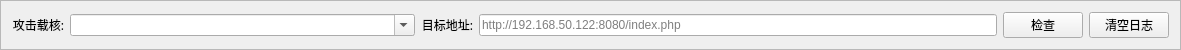
     <widget class="QFrame" name="mainFrame_3">
      <property name="geometry">
       <rect>
        <x>10</x>
        <y>7</y>
        <width>1181</width>
        <height>48</height>
       </rect>
      </property>
      <property name="frameShape">
       <enum>QFrame::StyledPanel</enum>
      </property>
      <property name="frameShadow">
       <enum>QFrame::Raised</enum>
      </property>
      <layout class="QGridLayout" name="_3">
       <item row="0" column="3" colspan="2">
        <widget class="QLineEdit" name="targetlineEdit_3">
         <property name="sizePolicy">
          <sizepolicy hsizetype="Expanding" vsizetype="Fixed">
           <horstretch>3</horstretch>
           <verstretch>0</verstretch>
          </sizepolicy>
         </property>
         <property name="placeholderText">
          <string>http://192.168.50.122:8080/index.php</string>
         </property>
        </widget>
       </item>
       <item row="0" column="1">
        <widget class="QComboBox" name="payloadCombo_3">
         <property name="sizePolicy">
          <sizepolicy hsizetype="Expanding" vsizetype="Fixed">
           <horstretch>4</horstretch>
           <verstretch>0</verstretch>
          </sizepolicy>
         </property>
         <property name="toolTip">
          <string>Specify your name</string>
         </property>
         <property name="editable">
          <bool>true</bool>
         </property>
        </widget>
       </item>
       <item row="0" column="6">
        <widget class="QPushButton" name="emptyButton_3">
         <property name="font">
          <font>
           <family>Kaiti SC</family>
          </font>
         </property>
         <property name="text">
          <string>清空日志</string>
         </property>
        </widget>
       </item>
       <item row="0" column="0">
        <widget class="QLabel" name="payloadLabel_3">
         <property name="font">
          <font>
           <family>Kaiti SC</family>
          </font>
         </property>
         <property name="text">
          <string>攻击载核:</string>
         </property>
         <property name="alignment">
          <set>Qt::AlignRight|Qt::AlignTrailing|Qt::AlignVCenter</set>
         </property>
        </widget>
       </item>
       <item row="0" column="5">
        <widget class="QPushButton" name="CheckButton_3">
         <property name="sizePolicy">
          <sizepolicy hsizetype="Expanding" vsizetype="Fixed">
           <horstretch>0</horstretch>
           <verstretch>0</verstretch>
          </sizepolicy>
         </property>
         <property name="font">
          <font>
           <family>Kaiti SC</family>
          </font>
         </property>
         <property name="text">
          <string>检查</string>
         </property>
        </widget>
       </item>
       <item row="0" column="2">
        <widget class="QLabel" name="targetLabel_3">
         <property name="font">
          <font>
           <family>Kaiti SC</family>
          </font>
         </property>
         <property name="text">
          <string>目标地址:</string>
         </property>
         <property name="alignment">
          <set>Qt::AlignRight|Qt::AlignTrailing|Qt::AlignVCenter</set>
         </property>
         <property name="buddy">
          <cstring>payloadCombo</cstring>
         </property>
        </widget>
       </item>
      </layout>
     </widget>
